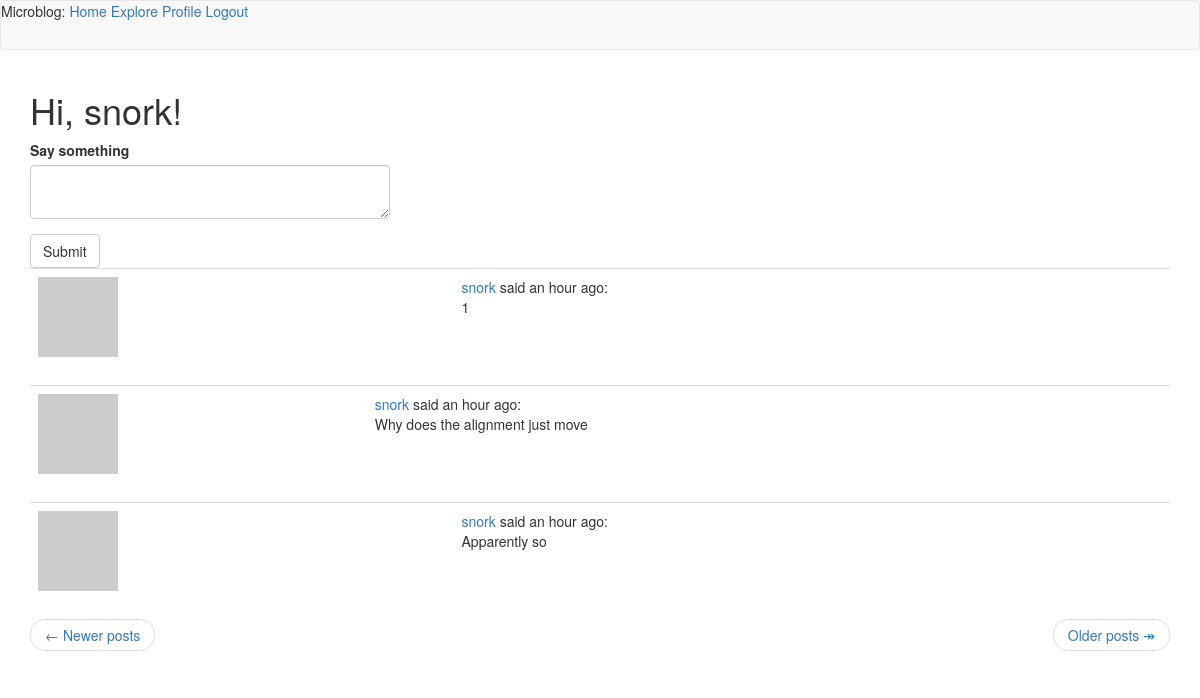
Screenshot of /index?page=2 (signed in) with the database file from the repository.
### app/models.py (models this page shows, shortened)
class User(UserMixin, db.Model):
    id = db.Column(db.Integer, primary_key=True)
    username = db.Column(db.String(64), index=True, unique=True)
    email = db.Column(db.String(120), index=True, unique=True)
    password_hash = db.Column(db.String(128))
    posts = db.relationship('Post', backref='author', lazy='dynamic')
    about_me = db.Column(db.String(140))
    last_seen = db.Column(db.DateTime, default=datetime.utcnow)
    followed = db.relationship(
        'User',
        secondary=followers,
        primaryjoin=(followers.c.follower_id == id),
        secondaryjoin=(followers.c.followed_id == id),
        backref=db.backref('followers', lazy='dynamic'),
        lazy='dynamic'
    )
    def avatar(self, size):
        digest = md5(self.email.lower().encode('utf-8')).hexdigest()
        return f'https://www.gravatar.com/avatar/{digest}?d=identicon&s={size}'
    def followed_posts(self):
        followed = Post.query.join(
            followers, (followers.c.followed_id == Post.user_id)).filter(
                followers.c.follower_id == self.id)
        own = Post.query.filter_by(user_id=self.id)
        return followed.union(own).order_by(Post.timestamp.desc())

class Post(db.Model):
    id = db.Column(db.Integer, primary_key=True)
    body = db.Column(db.String(140))
    timestamp = db.Column(db.DateTime, index=True, default=datetime.utcnow)
    user_id = db.Column(db.Integer, db.ForeignKey('user.id'))
    language = db.Column(db.String(5))

### app/routes.py (the view, shortened to what this page needs)
@app.route('/', methods=['GET', 'POST'])
@app.route('/index', methods=['GET', 'POST'])
@login_required
def index():
    form = PostForm()
    page = request.args.get('page', 1, type=int)
    posts = current_user.followed_posts().paginate(
        page, app.config['POSTS_PER_PAGE'], False)
    next_url = url_for('index', page=posts.next_num) \
        if posts.has_next else None
    prev_url = url_for('index', page=posts.prev_num) \
        if posts.has_prev else None
    return render_template('index.html', title='Home Page', form=form, posts=posts.items,
                           next_url=next_url, prev_url=prev_url)

### app/forms.py
class PostForm(FlaskForm):
    post = TextAreaField('Say something', validators=[
        DataRequired(), Length(min=1, max=40)])
    submit = SubmitField('Submit')

### app/models.py (called while the page is built)
@login.user_loader
def load_user(id):
    return User.query.get(int(id))

### app/routes.py (called while the page is built)
@app.before_request
def before_request():
    if current_user.is_authenticated:
        current_user.last_seen = datetime.utcnow()
        db.session.commit()
    g.locale = str(get_locale())

### app/templates/index.html
{% extends "base.html" %}
{% import 'bootstrap/wtf.html' as wtf %}
{% block app_content %}
<h1>Hi, {{ current_user.username }}!</h1>
{% if form %}
<div class="row">
  <div class="col-md-4">
      {{ wtf.quick_form(form) }}
  </div>
</div>
{% endif %}
{% for post in posts %}
{% include '_post.html' %}
{% endfor %}
<nav aria-label="...">
  <ul class="pager">
    <li class="previous{% if not prev_url %} disabled {% endif %}">
      <a href="{{ prev_url or '#' }}">
        <span aria-hidden="true">&larr;</span> Newer posts
      </a>
    </li>
    <li class="next{% if not next_url %} disabled{% endif %}">
      <a href="{{ next_url or '#' }}">
        Older posts <span aria-hidden="true">&Rarr;</span>
      </a>
    </li>
  </ul>
</nav>
{% endblock %}

### app/templates/_post.html (shortened to what this page needs)
<table class="table table-hover">
  <tr>
    <td widtth="70px">
      <a href="{{ url_for('user', username=post.author.username) }}">
      <img src="{{ post.author.avatar(70) }}" />
    </td>
    <td>
      <a href="{{ url_for('user', username=post.author.username) }}">
        {{ post.author.username }}
      </a>
      said {{ moment(post.timestamp).fromNow() }}: <br />
      <span id="post{{ post.id }}">{{ post.body }}</span>
    </td>
  </tr>
</table>

### rows the page displays
User: username "snork"
Post: author.username "snork", timestamp "an hour ago", body "1"
Post: author.username "snork", timestamp "an hour ago", body "Why does the alignment just move"
Post: author.username "snork", timestamp "an hour ago", body "Apparently so"
